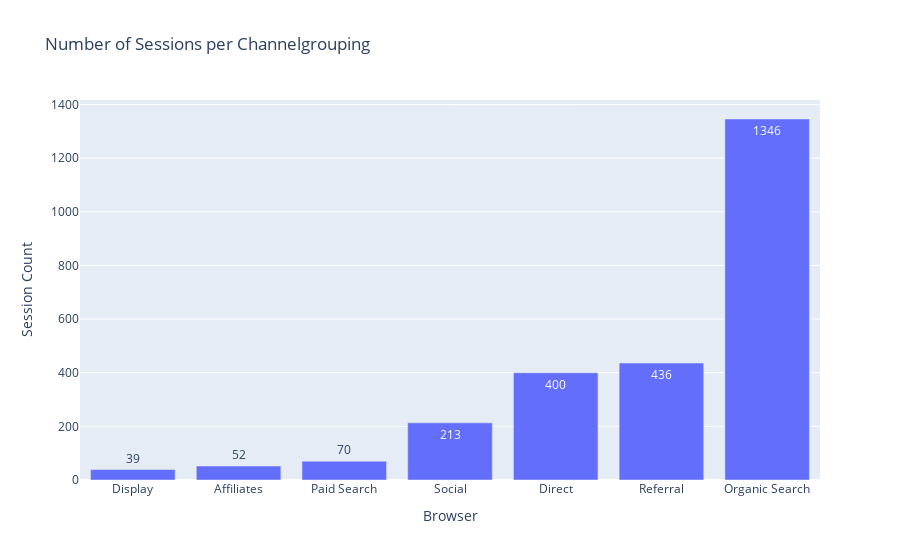

Write notebook code for a chart like this one.
### Markdown cell above
### Task 2: Find out the number of sessions per channelGrouping

### Code cell
plot_sessions_per_group(ecomm_data_clean, "channelGrouping", "bar")

### Figure 1 — Plotly figure (JSON) as saved in the notebook; plotly's stock layout.template omitted (floating-point values rounded to 4 significant figures)
{"data": [{"alignmentgroup": "True", "hovertemplate": "channelGrouping=%{x}<br>sessions=%{text}<extra></extra>", "legendgroup": "", "marker": {"color": "#636efa", "pattern": {"shape": ""}}, "name": "", "offsetgroup": "", "orientation": "v", "showlegend": false, "text": [39, 52, 70, 213, 400, 436, 1346], "textposition": "auto", "type": "bar", "x": ["Display", "Affiliates", "Paid Search", "Social", "Direct", "Referral", "Organic Search"], "xaxis": "x", "y": [39, 52, 70, 213, 400, 436, 1346], "yaxis": "y"}], "layout": {"barmode": "relative", "legend": {"tracegroupgap": 0}, "title": {"text": "Number of Sessions per Channelgrouping"}, "xaxis": {"anchor": "y", "domain": [0, 1], "title": {"text": "Browser"}}, "yaxis": {"anchor": "x", "domain": [0, 1], "title": {"text": "Session Count"}}}}
